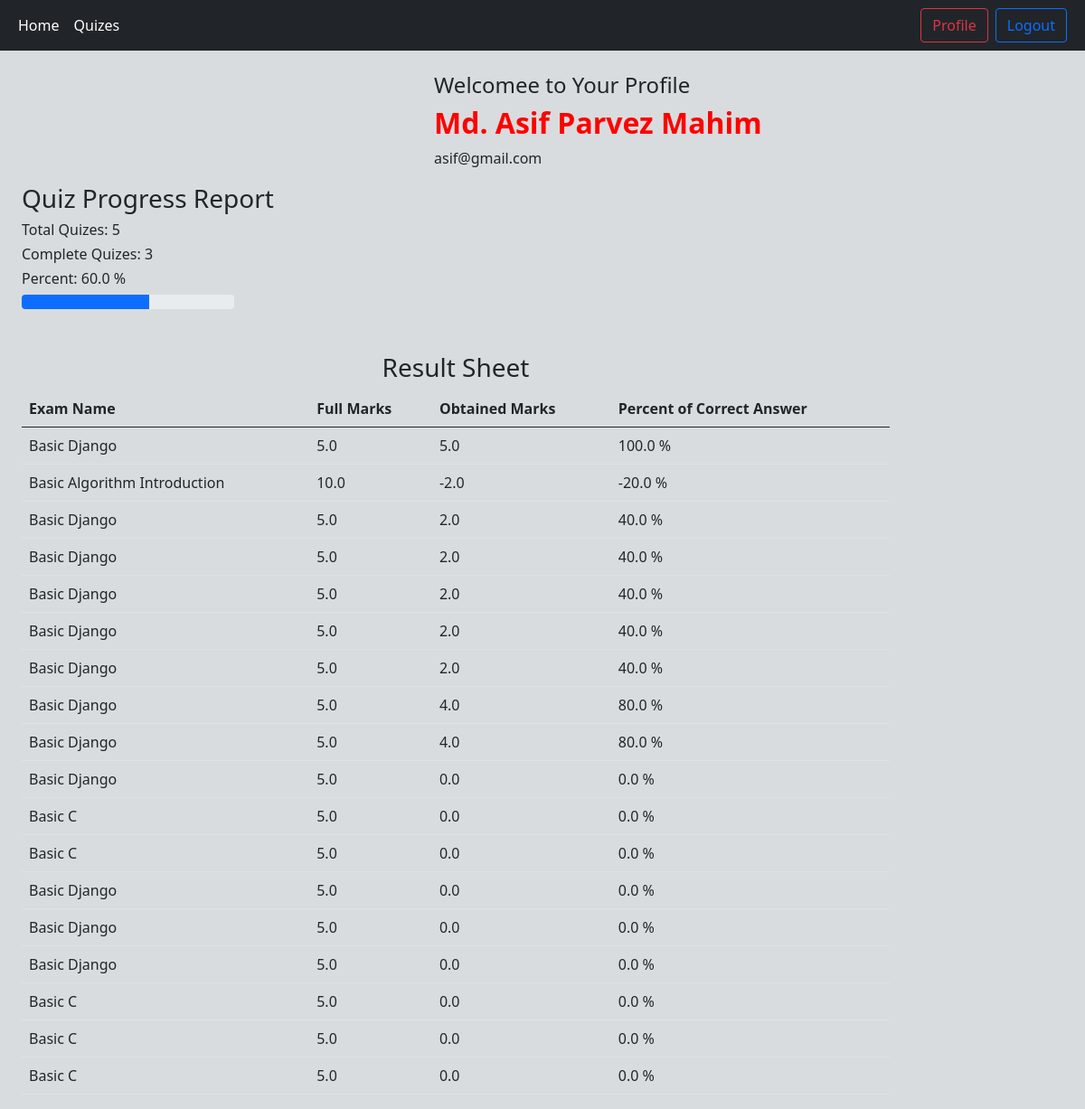
Page /authorizaion/profile/ (signed in) on the earlier database version.
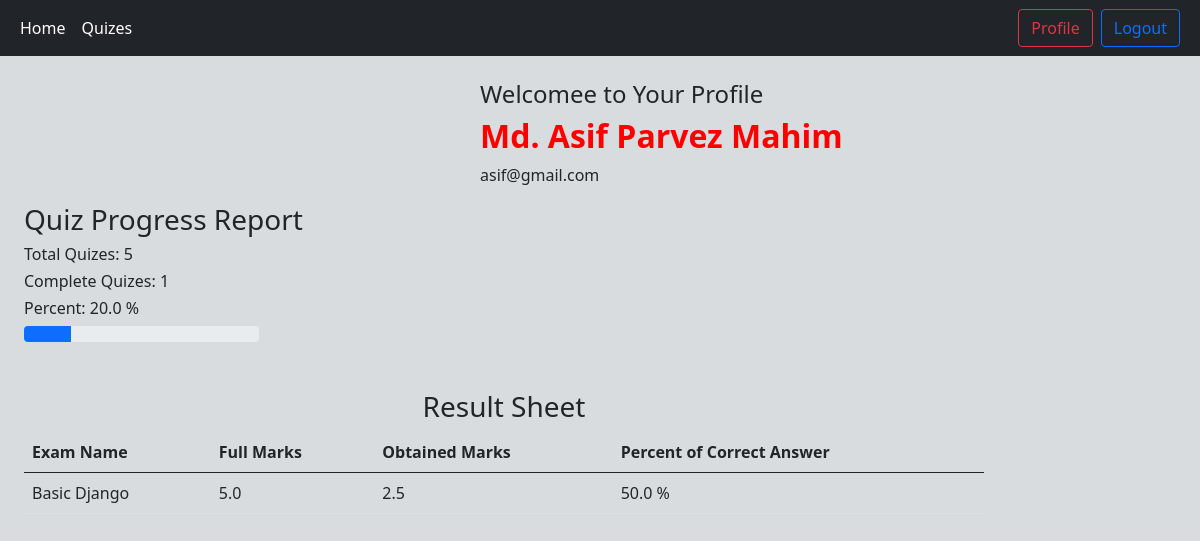
Same page on the later database version.
### result/models.py (models this page shows)
class Result(models.Model):
    quiz = models.ForeignKey(Quiz, on_delete=models.CASCADE)
    user = models.ForeignKey(User, on_delete=models.CASCADE)
    score = models.FloatField()
    exam_name = models.CharField(max_length=500, blank=True, null=True)
    total_questions = models.CharField(max_length=500, blank=True, null=True)
    percent = models.CharField(max_length=500, blank=True, null=True)
    fullMarks = models.CharField(max_length=500, blank=True, null=True)
    total_quizes = models.CharField(max_length=100, blank=True, null=True)
    completed_quizes = models.CharField(max_length=100, blank=True, null=True)
    percent_of_attempts = models.CharField(max_length=100, blank=True, null=True)
    def __str__(self):
        return str(self.pk)

### accounts/views.py (the view)
# urls.py: path("profile/", views.profile, name="profile"),
def profile(request):
    user = request.user.id
    print("USER 18 ", user)
    result_history = Result.objects.filter(user=user)
    progress = Result.objects.filter(user=user).last()
    print("PROG-> ", progress)
    return render(
        request, "profile.html", {"result": result_history, "progress": progress}
    )

### accounts/templates/profile.html (shortened to what this page needs)
{% extends "base.html" %}<br />
{%load static%}{%block script%}
<link rel="stylesheet" href="{% static 'accounts/style.css' %}" />
{%endblock%} {%block style%} {%endblock%} {%block content%}
<div class="user_info">
  <h4>Welcomee to Your Profile</h4>
  <h2>
    <span class="username"
      >{{request.user.first_name }} {{request.user.last_name}}</span
    >
  </h2>
  <p>{{request.user.email }}</p>
</div>
<div class="quiz_progress">
  <h3>Quiz Progress Report</h3>
  <h6>Total Quizes: {{progress.total_quizes}}</h6>
  <h6>Complete Quizes: {{progress.completed_quizes}}</h6>
  <div class="percentage">
    <div class="manual">
      <h6>Percent: {{progress.percent_of_attempts}} %</h6>
    </div>
    <div class="progress prg_bar">
      <div
        class="progress-bar"
        role="progressbar"
        style="width: {{progress.percent_of_attempts}}%"
        aria-valuenow="25"
        aria-valuemin="0"
        aria-valuemax="100"
      ></div>
    </div>
  </div>
</div>
<div class="res_sheet mt-5">
  <h3 class="text-center">Result Sheet</h3>
  <div class="table-responsive-sm">
    <table class="table">
      <thead>
        <tr>
          <th scope="col">Exam Name</th>
          <th scope="col">Full Marks</th>
          <th scope="col">Obtained Marks</th>
          <th scope="col">Percent of Correct Answer</th>
        </tr>
      </thead>
      <tbody>
        {%for res in result%}
        <tr>
          <td>{{res.exam_name}}</td>
          <td>{{res.fullMarks}}</td>
          <td>{{res.score}}</td>
          <td>{{res.percent}} %</td>
        </tr>
        {%endfor%}
      </tbody>
    </table>
  </div>
</div>
{%endblock%}

Differences in the rows shown:
removed Result: total_quizes "5", completed_quizes "3", percent_of_attempts "60.0", exam_name "Basic C", fullMarks "5.0", score "0.0", percent "0.0"
removed Result: exam_name "Basic Django", fullMarks "5.0", score "5.0", percent "100.0"
removed Result: exam_name "Basic Algorithm Introduction", fullMarks "10.0", score "-2.0", percent "-20.0"
removed Result: exam_name "Basic Django", fullMarks "5.0", score "2.0", percent "40.0"
removed Result: exam_name "Basic Django", fullMarks "5.0", score "2.0", percent "40.0"
removed Result: exam_name "Basic Django", fullMarks "5.0", score "2.0", percent "40.0"
removed Result: exam_name "Basic Django", fullMarks "5.0", score "2.0", percent "40.0"
removed Result: exam_name "Basic Django", fullMarks "5.0", score "2.0", percent "40.0"
removed Result: exam_name "Basic Django", fullMarks "5.0", score "4.0", percent "80.0"
removed Result: exam_name "Basic Django", fullMarks "5.0", score "4.0", percent "80.0"
removed Result: exam_name "Basic Django", fullMarks "5.0", score "0.0", percent "0.0"
removed Result: exam_name "Basic C", fullMarks "5.0", score "0.0", percent "0.0"
removed Result: exam_name "Basic C", fullMarks "5.0", score "0.0", percent "0.0"
removed Result: exam_name "Basic Django", fullMarks "5.0", score "0.0", percent "0.0"
removed Result: exam_name "Basic Django", fullMarks "5.0", score "0.0", percent "0.0"
removed Result: exam_name "Basic Django", fullMarks "5.0", score "0.0", percent "0.0"
removed Result: exam_name "Basic C", fullMarks "5.0", score "0.0", percent "0.0"
removed Result: exam_name "Basic C", fullMarks "5.0", score "0.0", percent "0.0"
added Result: total_quizes "5", completed_quizes "1", percent_of_attempts "20.0", exam_name "Basic Django", fullMarks "5.0", score "2.5", percent "50.0"
Other differences:
{{ progress.percent_of_attempts }}: 60.0 → 20.0 (drawn)
